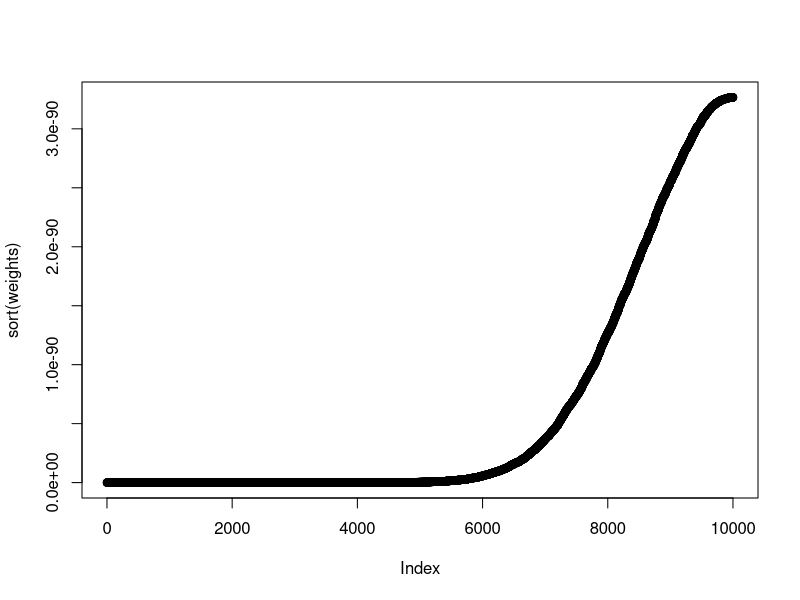
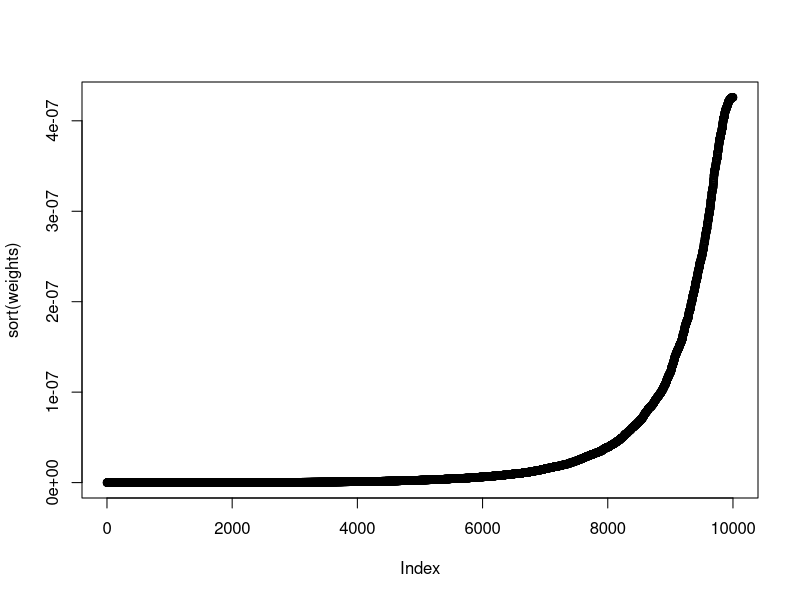
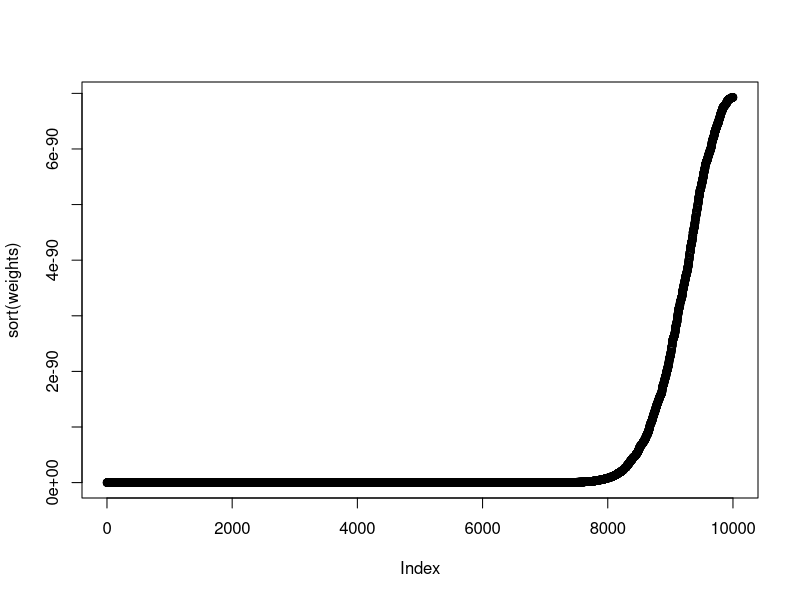
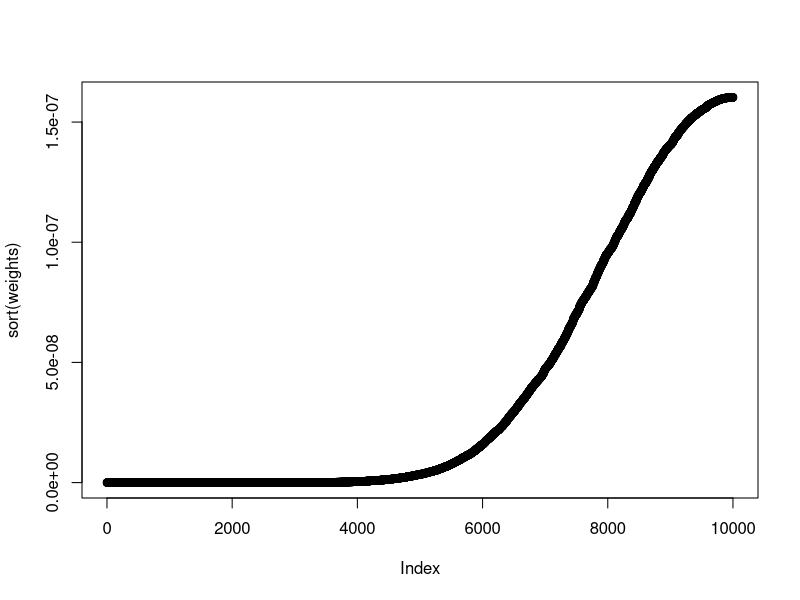

These charts were generated, in order, by the following R code: (Note: this script raises an error after producing the figures.)
#### Question 3.3
genlink.data.big   <- c(125,18,20,34)
genlink.data.small <- c(14,0,1,5)

# use importance sampling from normal distribution to estimate posterior mean, sd
imp.samp <- function(x,iter=10000,I.random, I.dens, ...){
# 	print(sys.call())
# 	print(length(sys.call()))
# 	print(names(sys.call()))
# 	for(i in 1:length(sys.call()))
# 		print(sys.call()[[i]])
	theta.star <- I.random(iter,...) #sample from normal dist
	I.theta <- I.dens(theta.star,...)  #density from normal dist
	g.theta <- ((2+theta.star)/4)^x[1]*((1-theta.star)/4)^(x[2]+x[3])*(theta.star/4)^x[4] #likelihood
	g.theta <- g.theta*(theta.star>=0 & theta.star<=1) #weight of 0 if theta.star <0 or >1
	weights <- g.theta/I.theta
	imp.samp.mean <- sum(theta.star*weights)/sum(weights) # Posterior E[theta]
	imp.samp.x2 <- sum(theta.star^2*weights)/sum(weights) # Posterior E[theta^2]
	imp.samp.sd <- sqrt(imp.samp.x2-imp.samp.mean^2) # Posterior sd[theta]
	plot(sort(weights))   ##### Quantiles of the weights.
	return(list(post.mean=imp.samp.mean,post.sd=imp.samp.sd,sd.weights=sd(weights)))
}

###################################################################################################
#3a) Posterior mean+sd using importance sampling + normal importance function (data set 1)
	imp.samp(c(125,18,20,34), iter=10000, rnorm, dnorm, mean=0.5,sd=0.25)
#3b) Posterior mean+sd using importance sampling + normal importance function (data set 2)
	imp.samp(c(14,0,1,5), iter=10000, rnorm, dnorm, mean=0.5,sd=0.25)

#3c) Posterior mean+sd using importance sampling + beta importance function
	imp.samp(c(125,18,20,34), iter=10000, rbeta, dbeta, shape1=0.5, shape2=0.5)
	imp.samp(c(14,0,1,5), iter=10000, rbeta, dbeta, shape1=0.5, shape2=0.5)
###################################################################################################


# likelihood function
	lik.fn <- function(theta,x) ((2+theta)/4)^x[1]*((1-theta)/4)^(x[2]+x[3])*(theta/4)^x[4]

# importance sampling estimate (from normal) for denominator of normalized likelihood 
imp.samp.sum.norm <- function(x,iter=10000,mean=0.5,sd=0.25){
	theta.star <- rnorm(iter,mean,sd)
	I.theta <- dnorm(theta.star,mean,sd)
	g.theta <-  ((2+theta.star)/4)^x[1]*((1-theta.star)/4)^(x[2]+x[3])*(theta.star/4)^x[4]
	weights <- 1/I.theta*(theta.star>=0 & theta.star<=1) #weight of 0 if theta.star <0 or >1
	imp.samp.sum <- sum(g.theta*weights)/sum(weights)
	imp.samp.sum
}

#################################################################################################
#3d) Normalized likelihood for first data set using importance sampling
data.1 <- (c(125,18,20,34))
norm.lik.1 <- lik.fn(theta.plot,data.1)/imp.samp.sum.norm(data.1)
plot(theta.plot,norm.lik.1,type="l")

# "true" normalized likelihood; denominator uses integral
real.norm.lik.1 <- lik.fn(theta.plot,data.1)/integrate(lik.fn,0,1,x=data.1)$value 
lines(theta.plot,real.norm.lik.1,lty=2)
legend(0,8,c("importance sampling","true"),lty=c(1,2))

#3e) Normalized likelihood for second data set using importance sampling
data.2 <- c(14,0,1,5)
norm.lik.2 <- lik.fn(theta.plot,data.2)/imp.samp.sum.norm(data.2)
plot(theta.plot,norm.lik.2,type="l")

real.norm.lik.2 <- lik.fn(theta.plot,data.2)/integrate(lik.fn,0,1,x=data.2)$value
lines(theta.plot,real.norm.lik.2,lty=2)
legend(0,4,c("importance sampling","true"),lty=c(1,2))
